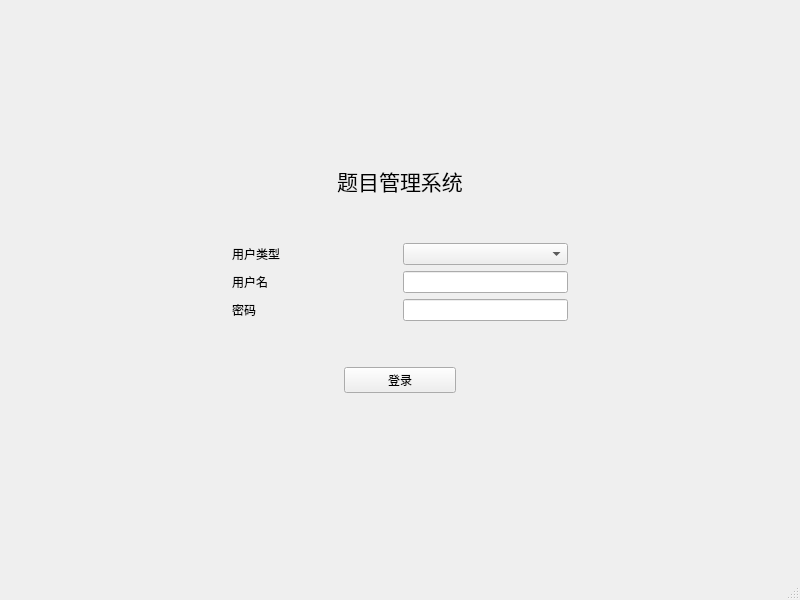
<?xml version="1.0" encoding="UTF-8"?>
<ui version="4.0">
 <class>MainWindow</class>
 <widget class="QMainWindow" name="MainWindow">
  <property name="geometry">
   <rect>
    <x>0</x>
    <y>0</y>
    <width>800</width>
    <height>600</height>
   </rect>
  </property>
  <property name="windowTitle">
   <string>TestSystem</string>
  </property>
  <widget class="QWidget" name="centralwidget">
   <property name="sizePolicy">
    <sizepolicy hsizetype="Preferred" vsizetype="Preferred">
     <horstretch>0</horstretch>
     <verstretch>0</verstretch>
    </sizepolicy>
   </property>
   <property name="layoutDirection">
    <enum>Qt::LayoutDirection::LeftToRight</enum>
   </property>
   <layout class="QGridLayout" name="gridLayout">
    <item row="0" column="0">
     <layout class="QVBoxLayout" name="verticalLayout_3">
      <item>
       <spacer name="verticalSpacer_3">
        <property name="orientation">
         <enum>Qt::Orientation::Vertical</enum>
        </property>
        <property name="sizeHint" stdset="0">
         <size>
          <width>20</width>
          <height>40</height>
         </size>
        </property>
       </spacer>
      </item>
      <item>
       <layout class="QHBoxLayout" name="horizontalLayout_5" stretch="2,3,2">
        <item>
         <spacer name="horizontalSpacer_4">
          <property name="orientation">
           <enum>Qt::Orientation::Horizontal</enum>
          </property>
          <property name="sizeHint" stdset="0">
           <size>
            <width>40</width>
            <height>20</height>
           </size>
          </property>
         </spacer>
        </item>
        <item>
         <layout class="QVBoxLayout" name="verticalLayout_2">
          <property name="topMargin">
           <number>0</number>
          </property>
          <item>
           <widget class="QLabel" name="label">
            <property name="layoutDirection">
             <enum>Qt::LayoutDirection::LeftToRight</enum>
            </property>
            <property name="text">
             <string>&lt;html&gt;&lt;head/&gt;&lt;body&gt;&lt;p&gt;&lt;span style=&quot; font-size:16pt;&quot;&gt;题目管理系统&lt;/span&gt;&lt;/p&gt;&lt;/body&gt;&lt;/html&gt;</string>
            </property>
            <property name="alignment">
             <set>Qt::AlignmentFlag::AlignCenter</set>
            </property>
           </widget>
          </item>
          <item>
           <spacer name="verticalSpacer_2">
            <property name="orientation">
             <enum>Qt::Orientation::Vertical</enum>
            </property>
            <property name="sizeHint" stdset="0">
             <size>
              <width>20</width>
              <height>40</height>
             </size>
            </property>
           </spacer>
          </item>
          <item>
           <layout class="QVBoxLayout" name="verticalLayout">
            <item>
             <layout class="QHBoxLayout" name="horizontalLayout">
              <item>
               <widget class="QLabel" name="label_2">
                <property name="text">
                 <string>用户类型</string>
                </property>
               </widget>
              </item>
              <item>
               <widget class="QComboBox" name="Usertype_comboBox">
                <property name="currentText">
                 <string/>
                </property>
                <property name="currentIndex">
                 <number>-1</number>
                </property>
               </widget>
              </item>
             </layout>
            </item>
            <item>
             <layout class="QHBoxLayout" name="horizontalLayout_2" stretch="1,1">
              <item>
               <widget class="QLabel" name="label_3">
                <property name="text">
                 <string>用户名</string>
                </property>
               </widget>
              </item>
              <item>
               <widget class="QLineEdit" name="Username_lineEdit"/>
              </item>
             </layout>
            </item>
            <item>
             <layout class="QHBoxLayout" name="horizontalLayout_3" stretch="1,1">
              <item>
               <widget class="QLabel" name="label_4">
                <property name="text">
                 <string>密码</string>
                </property>
               </widget>
              </item>
              <item>
               <widget class="QLineEdit" name="Code_lineEdit_2"/>
              </item>
             </layout>
            </item>
           </layout>
          </item>
          <item>
           <spacer name="verticalSpacer">
            <property name="orientation">
             <enum>Qt::Orientation::Vertical</enum>
            </property>
            <property name="sizeHint" stdset="0">
             <size>
              <width>20</width>
              <height>40</height>
             </size>
            </property>
           </spacer>
          </item>
          <item>
           <layout class="QHBoxLayout" name="horizontalLayout_4" stretch="1,1,1">
            <item>
             <spacer name="horizontalSpacer">
              <property name="orientation">
               <enum>Qt::Orientation::Horizontal</enum>
              </property>
              <property name="sizeHint" stdset="0">
               <size>
                <width>40</width>
                <height>20</height>
               </size>
              </property>
             </spacer>
            </item>
            <item>
             <widget class="QPushButton" name="Login_pushButton">
              <property name="text">
               <string>登录</string>
              </property>
             </widget>
            </item>
            <item>
             <spacer name="horizontalSpacer_2">
              <property name="orientation">
               <enum>Qt::Orientation::Horizontal</enum>
              </property>
              <property name="sizeHint" stdset="0">
               <size>
                <width>40</width>
                <height>20</height>
               </size>
              </property>
             </spacer>
            </item>
           </layout>
          </item>
         </layout>
        </item>
        <item>
         <spacer name="horizontalSpacer_3">
          <property name="orientation">
           <enum>Qt::Orientation::Horizontal</enum>
          </property>
          <property name="sizeHint" stdset="0">
           <size>
            <width>40</width>
            <height>20</height>
           </size>
          </property>
         </spacer>
        </item>
       </layout>
      </item>
      <item>
       <widget class="QLabel" name="prompt_label_5">
        <property name="text">
         <string/>
        </property>
        <property name="alignment">
         <set>Qt::AlignmentFlag::AlignCenter</set>
        </property>
       </widget>
      </item>
      <item>
       <spacer name="verticalSpacer_4">
        <property name="orientation">
         <enum>Qt::Orientation::Vertical</enum>
        </property>
        <property name="sizeHint" stdset="0">
         <size>
          <width>20</width>
          <height>40</height>
         </size>
        </property>
       </spacer>
      </item>
     </layout>
    </item>
   </layout>
  </widget>
  <widget class="QMenuBar" name="menubar">
   <property name="geometry">
    <rect>
     <x>0</x>
     <y>0</y>
     <width>800</width>
     <height>28</height>
    </rect>
   </property>
  </widget>
  <widget class="QStatusBar" name="statusbar"/>
 </widget>
 <resources/>
 <connections/>
</ui>
